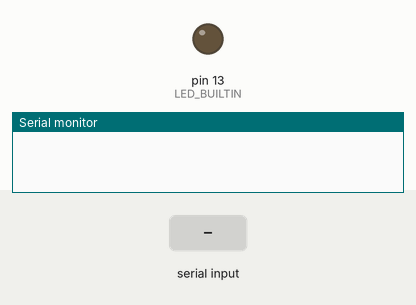
Bench run of a sketch on a simulated Arduino Uno, built with avr-gcc and run on an emulated ATmega328P. Parts: output pins drawn as LEDs (lit = HIGH), the last lines printed to the serial monitor. The inputs (shaded band) are chosen by the test bench.

Above: at 1.2 s.
1.3 s: "1" received over Serial
At 1.6 s:
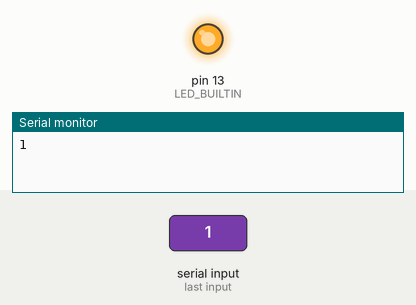
2.8 s: "0" received over Serial
At 3.9 s:
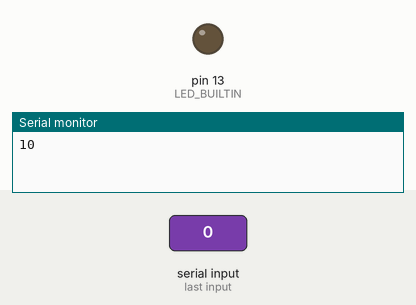
Timing chart, 0 to 5.8 s (numbered marks = the images above; inputs shaded):
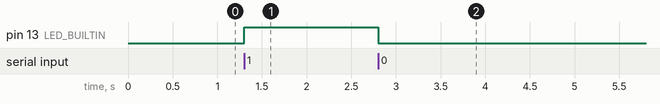

The sketch:

Arduino1.ino
```cpp
/*
 * Test program, echo serial in
 * if "1", LED on. if "0" LED off
 */

 void setup()
 {
  Serial.begin(9600);
  pinMode(LED_BUILTIN, OUTPUT);
 }

 void loop()
 {
  char c;
  if(Serial.available())
  {
   c = Serial.read();
     Serial.print(c);
     if (c==0x31) digitalWrite(LED_BUILTIN, HIGH);
     if (c==0x30) digitalWrite(LED_BUILTIN, LOW);

  }
 }
```

Measured:
- after the input at 1.3 s, pin 13 (LED_BUILTIN): LOW → HIGH at once
- after the input at 2.8 s, pin 13 (LED_BUILTIN): HIGH → LOW at once
